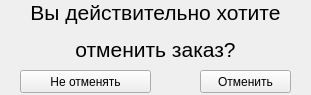
<?xml version="1.0" encoding="UTF-8"?>
<ui version="4.0">
 <class>orderCanceler</class>
 <widget class="QWidget" name="orderCanceler">
  <property name="geometry">
   <rect>
    <x>0</x>
    <y>0</y>
    <width>311</width>
    <height>95</height>
   </rect>
  </property>
  <property name="minimumSize">
   <size>
    <width>311</width>
    <height>95</height>
   </size>
  </property>
  <property name="maximumSize">
   <size>
    <width>311</width>
    <height>95</height>
   </size>
  </property>
  <property name="windowTitle">
   <string>Отменить заказ</string>
  </property>
  <widget class="QLabel" name="label">
   <property name="geometry">
    <rect>
     <x>20</x>
     <y>0</y>
     <width>271</width>
     <height>61</height>
    </rect>
   </property>
   <property name="text">
    <string>&lt;html&gt;&lt;head/&gt;&lt;body&gt;&lt;p align=&quot;center&quot;&gt;&lt;span style=&quot; font-size:16pt;&quot;&gt;Вы действительно хотите&lt;/span&gt;&lt;/p&gt;&lt;p align=&quot;center&quot;&gt;&lt;span style=&quot; font-size:16pt;&quot;&gt;отменить заказ?&lt;/span&gt;&lt;/p&gt;&lt;/body&gt;&lt;/html&gt;</string>
   </property>
  </widget>
  <widget class="QPushButton" name="cancelConfirm">
   <property name="geometry">
    <rect>
     <x>200</x>
     <y>70</y>
     <width>91</width>
     <height>23</height>
    </rect>
   </property>
   <property name="text">
    <string>Отменить</string>
   </property>
  </widget>
  <widget class="QPushButton" name="cancelNo">
   <property name="geometry">
    <rect>
     <x>20</x>
     <y>70</y>
     <width>131</width>
     <height>23</height>
    </rect>
   </property>
   <property name="text">
    <string>Не отменять</string>
   </property>
  </widget>
 </widget>
 <resources/>
 <connections/>
</ui>
